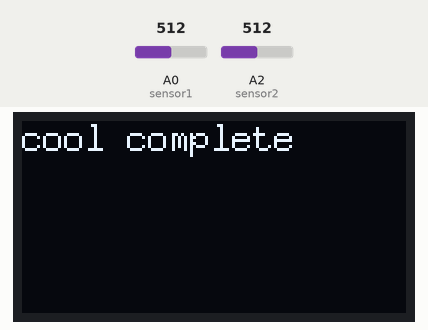
This sketch was run on a simulated Arduino Uno, built with avr-gcc and run on an emulated ATmega328P. Shown: 128×64 one-colour display. The test bench sets the inputs (shaded band); at power-on: A2 (sensor2) = 512, A0 (sensor1) = 512. What the sketch prints to the serial monitor is not drawn.

Above: at 1.2 s.
1.3 s: A2 (sensor2) set to 551
2.8 s: A2 (sensor2) set to 574
At 3.8 s:
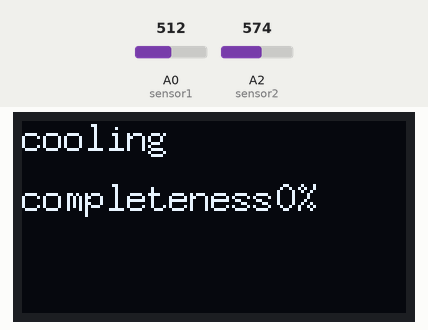
4.7 s: A0 (sensor1) set to 306
At 6.2 s:
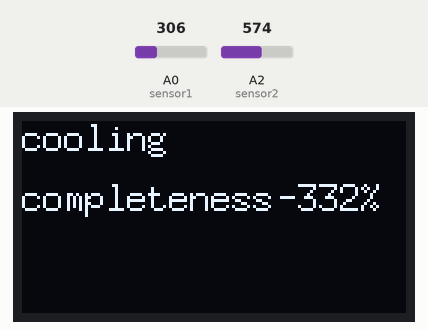
6.5 s: A0 (sensor1) set to 122
At 7.3 s:
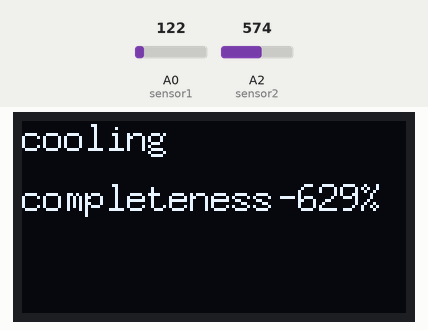
8.2 s: A2 (sensor2) set to 511
At 9.9 s:
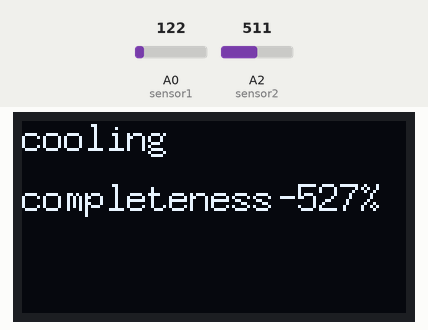
10.2 s: A2 (sensor2) set to 40
At 11.3 s:
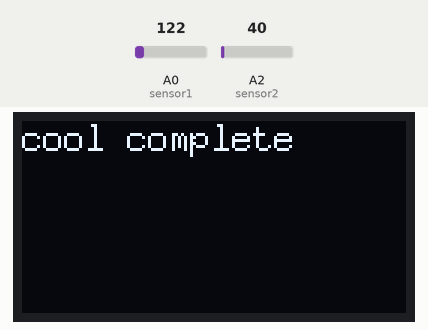
Timing chart, 0 to 13.1 s (numbered marks = the images above; inputs shaded):
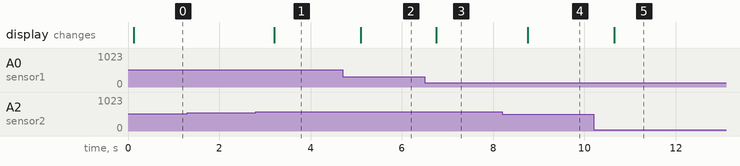

The sketch:

cooling.ino
```cpp
#include <U8glib.h>
#define INTERVAL_LCD 20
unsigned long lcd_time = millis();
U8GLIB_SSD1306_128X64 u8g(U8G_I2C_OPT_NONE); //ÉèÖÃOLEDÐÍºÅ
#define setFont_L u8g.setFont(u8g_font_7x13)

#define sensor1 A0
#define sensor2 A2
#define fan1 0
#define fan2 1
void setup() {
  Serial.begin(9600);
  pinMode(sensor1,INPUT);
  pinMode(sensor2,INPUT);
  pinMode(fan1,OUTPUT);
  pinMode(fan2,OUTPUT);
  // put your setup code here, to run once:
}

float a,b,sn,sb;
void loop() {
  digitalWrite(fan1,LOW);
  a=analogRead(sensor1);
  b=analogRead(sensor2);
  sn=b-a;
  Serial.println(a);
  Serial.println(b);
  Serial.println(sn);
  if (sn<50)
  {
    digitalWrite(fan2,HIGH);
    u8g.firstPage();
    do{
    setFont_L;
    u8g.setPrintPos(0, 10);
    u8g.println("cool complete");
    }while( u8g.nextPage() );
    sb=0;
   }
  if (sn>=50)
  {
   if (sb==0) sb=sn;
   digitalWrite(fan2,HIGH);
   u8g.firstPage();
   do{
   setFont_L;
   u8g.setPrintPos(0, 10);
   u8g.println("cooling");
   u8g.setPrintPos(0, 30);
   u8g.print("completeness");
   u8g.setPrintPos(85,30);
   u8g.print( int(100-(sn/sb)*100));
   u8g.print("%");
   }while( u8g.nextPage() );
  }
  delay(100);
}
```

Measured:
- the behaviour switches between 561 and 562 on A2 (sensor2) (found by bisection; images 0 and 1)
- after the input at 1.3 s, every drawn part: stays the same
- after the input at 2.8 s, the display: changes after 0.40 s (image 1)
- after the input at 4.7 s, the display: changes after 0.40 s (image 2)
- after the input at 6.5 s, the display: changes after 0.26 s (image 3)
- after the input at 8.2 s, the display: changes after 0.56 s (image 4)
- after the input at 10.2 s, the display: changes after 0.45 s (image 5)
